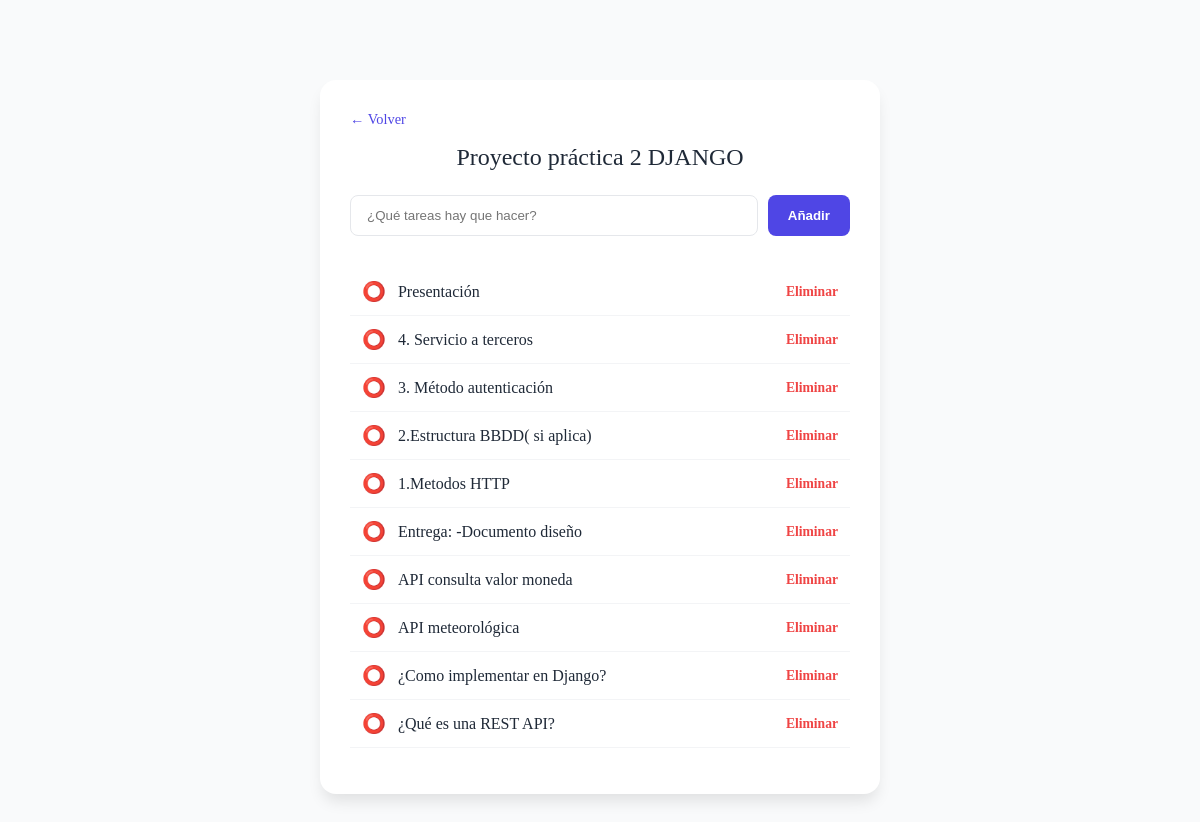
Screenshot of /lists/44/tasks/ with the database file from the repository.
### mi_web/models.py (models this page shows, shortened)
class TaskList(models.Model):
    name = models.CharField(max_length=255)
    created_at = models.DateTimeField(auto_now_add=True)

class Task(models.Model):
    title = models.CharField(max_length=255)
    completed = models.BooleanField(default=False)
    created_at = models.DateTimeField(auto_now_add=True)
    task_list = models.ForeignKey(TaskList, on_delete=models.CASCADE, related_name='tasks')

### mi_web/views.py (the view)
# urls.py: path('lists/<int:list_id>/tasks/', views.task_view, name='task_view'),
def task_view(request, list_id):
    lista_obj = get_object_or_404(TaskList, id=list_id)
    if request.method == 'POST':
        title = request.POST.get('title')
        if title:
            Task.objects.create(title=title, task_list=lista_obj)
        return redirect('task_view', list_id=list_id)
    tareas = lista_obj.tasks.all().order_by('completed', '-created_at')
    return render(request, 'tareas.html', {'lista': lista_obj, 'tareas': tareas})

### mi_web/templates/tareas.html (shortened to what this page needs)
{% load static %}
<!DOCTYPE html>
<html lang="es">
<head>
    <link rel="stylesheet" href="{% static 'css/style.css' %}">
</head>
<body>
    <div class="card">
        <a href="{% url 'list_index' %}" style="text-decoration:none; font-size:0.9rem; color:var(--primary);">← Volver</a>
        <h1>{{ lista.name }}</h1>
        <form method="POST" class="input-group">
            <input type="text" name="title" placeholder="¿Qué tareas hay que hacer?" required>
            <button type="submit">Añadir</button>
        </form>
        <ul class="item-list">
            {% for t in tareas %}
            <li class="item">
                <div style="display:flex; align-items:center;">
                    <a href="{% url 'task_toggle' lista.id t.id %}" class="btn-toggle">
                        {% if t.completed %} ✅ {% else %} ⭕ {% endif %}
                    </a>
                    <span class="{% if t.completed %}completed{% endif %}">{{ t.title }}</span>
                </div>
                <a href="{% url 'task_delete' lista.id t.id %}" class="btn-del">Eliminar</a>
            </li>
            {% empty %}
            <p style="text-align:center; color:#6b7280;">Esta lista está vacía.</p>
            {% endfor %}
        </ul>
    </div>
</body>
</html>

### mi_web/static/css/style.css (style rules this page uses)
:root { --primary: #4f46e5; --success: #10b981; --danger: #ef4444; --bg: #f9fafb; --text: #1f2937; }
body { background-color: var(--bg); color: var(--text); display: flex; justify-content: center; padding: 0em 10em; margin: 5em; }
.card { background: white; width: 100%; max-width: 500px; padding: 30px; border-radius: 16px; box-shadow: 0 10px 15px -3px rgba(0, 0, 0, 0.1); }
h1 { font-weight: 500; font-size: 1.5rem; margin-bottom: 1.5rem; text-align: center; }
.input-group { display: flex; gap: 10px; margin-bottom: 2rem; }
input[type="text"] { flex: 1; padding: 12px 16px; border: 1px solid #e5e7eb; border-radius: 8px; outline: none; transition: border-color 0.2s; }
button { background: var(--primary); color: rgb(255, 255, 255); border: none; padding: 12px 20px; border-radius: 8px; font-weight: 600; cursor: pointer; transition: opacity 0.2s; }
.item-list { list-style: none; padding: 0; }
.item { display: flex; justify-content: space-between; align-items: center; padding: 12px; border-bottom: 1px solid #f3f4f6; }
.btn-del { color: var(--danger); text-decoration: none; font-size: 0.85rem; font-weight: 600; }
.btn-toggle { text-decoration: none; font-size: 1.2rem; margin-right: 12px; }

### rows the page displays
TaskList: name "Proyecto práctica 2 DJANGO"
Task: title "Presentación"
Task: title "4. Servicio a terceros"
Task: title "3. Método autenticación"
Task: title "2.Estructura BBDD( si aplica)"
Task: title "1.Metodos HTTP"
Task: title "Entrega: -Documento diseño"
Task: title "API consulta valor moneda"
Task: title "API meteorológica"
Task: title "¿Como implementar en Django?"
Task: title "¿Qué es una REST API?"
